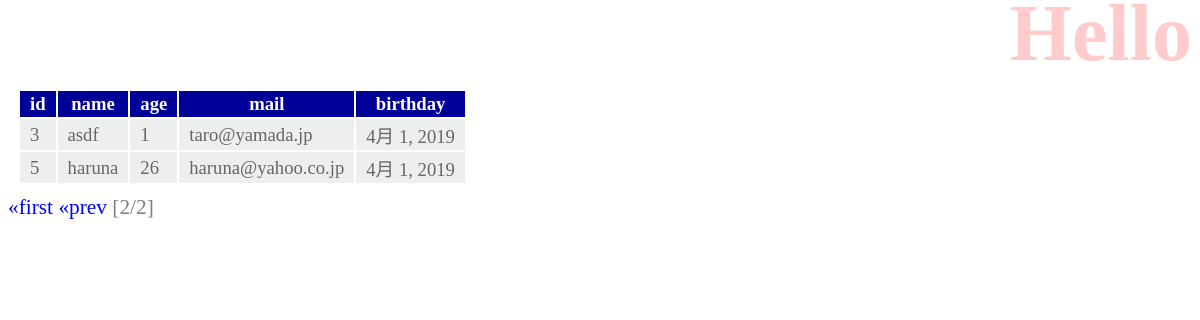
The page /hello/2 on the database as committed earlier.
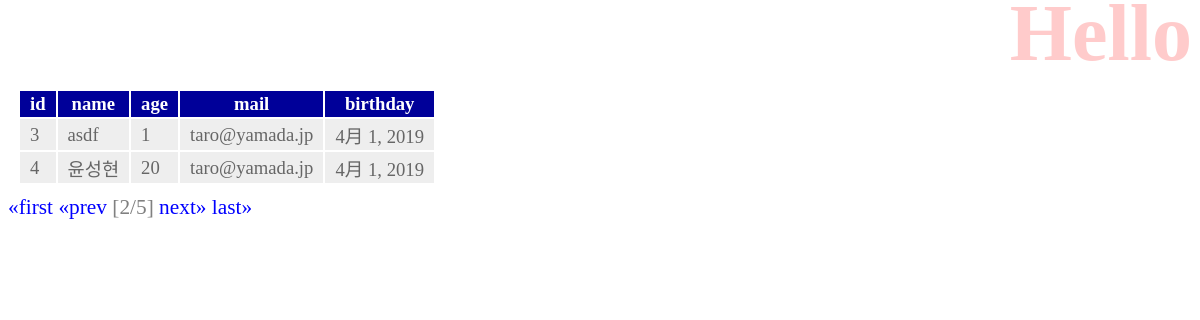
The same page on the database as committed later.
### hello/models.py (models this page shows, shortened)
class Friend(models.Model):
    name = models.CharField(max_length=100, validators=[number_only])
    mail = models.EmailField(max_length=200, validators=[MinLengthValidator(10)])
    gender = models.BooleanField()
    age = models.IntegerField(validators=[MinValueValidator(0), MaxValueValidator(150)])
    birthday = models.DateField()

### hello/views.py (the view)
# urls.py: path('', views.index, name='index'),
def index(request, num=1):
    data = Friend.objects.all()
    page = Paginator(data, 2)
    params = {
        'title': 'Hello',
        'message': '',
        'data': page.get_page(num),
    }
    return render(request, 'hello/index.html', params)

### hello/templates/hello/index.html (shortened to what this page needs)
{% load static %}
<!doctype html>
<html lang="ja">
<head>
    <link rel="stylesheet" type="text/css"
        href="{% static 'hello/css/style.css' %}"/>
</head>
<body>
    <h1>{{title}}</h1>
    <table>
        <tr>
            <th>id</th>
            <th>name</th>
            <th>age</th>
            <th>mail</th>
            <th>birthday</th>
        </tr>
        {% for item in data %}
            <tr>
                <td>{{ item.id }}</td>
                <td>{{ item.name }}</td>
                <td>{{ item.age }}</td>
                <td>{{ item.mail }}</td>
                <td>{{ item.birthday }}</td>
            </tr>
        {% endfor %}
    </table>
    <div class="pagination">
        {% if data.has_previous %}
            <a href="{% url 'index' %}">&laquo;first</a>
            <a href="{% url 'index' %}{{ data.previous_page_number }}">&laquo;prev</a>
        {% endif %}
        <span class="current">
            [{{ data.number }}/{{ data.paginator.num_pages }}]
        </span>
        {% if data.has_next %}
            <a href="{% url 'index' %}{{ data.next_page_number }}">next&raquo;</a>
            <a href="{% url 'index' %}{{ data.paginator.num_pages }}">last&raquo;</a>
        {% endif %}
    </div>
</body>
</html>

Rows that differ between the two databases and show on the page:
no longer on this page (row unchanged): Friend: id "5", name "haruna", age "26", mail "haruna@yahoo.co.jp", birthday "4月 1, 2019"
added Friend: id "4", name "윤성현", age "20", mail "taro@yamada.jp", birthday "4月 1, 2019"
Other text that changed with them:
{{ data.paginator.num_pages }}: "2" → "5"
text now shown: "next» last»"
